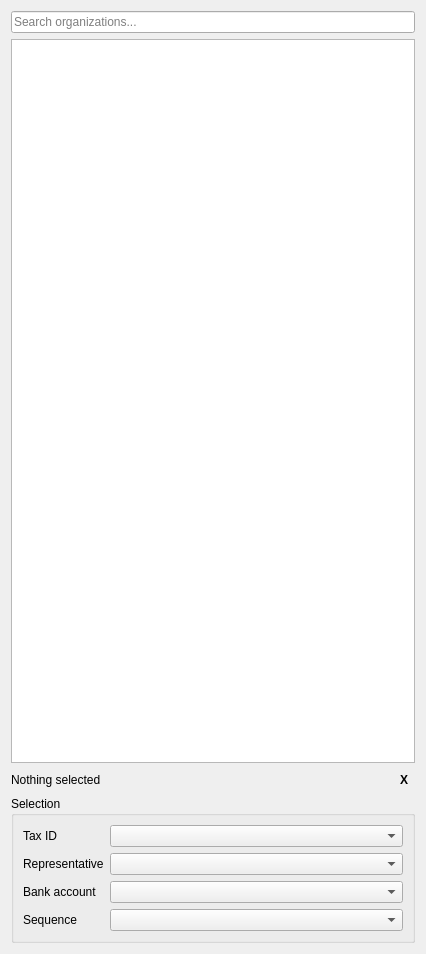
<?xml version="1.0" encoding="UTF-8"?>
<ui version="4.0">
 <class>PartyColumn</class>
 <widget class="QWidget" name="PartyColumn">
  <property name="geometry">
   <rect>
    <x>0</x>
    <y>0</y>
    <width>426</width>
    <height>954</height>
   </rect>
  </property>
  <property name="windowTitle">
   <string>Form</string>
  </property>
  <layout class="QVBoxLayout" name="verticalLayout" stretch="0,1,0,0">
   <item>
    <widget class="QLineEdit" name="search_edit">
     <property name="placeholderText">
      <string>Search organizations...</string>
     </property>
     <property name="clearButtonEnabled">
      <bool>true</bool>
     </property>
    </widget>
   </item>
   <item>
    <widget class="QListWidget" name="organization_list"/>
   </item>
   <item>
    <layout class="QHBoxLayout" name="horizontalLayout">
     <item>
      <widget class="QLabel" name="selection_label">
       <property name="text">
        <string>Nothing selected</string>
       </property>
      </widget>
     </item>
     <item>
      <widget class="QToolButton" name="clear_button">
       <property name="font">
        <font>
         <bold>true</bold>
        </font>
       </property>
       <property name="toolTip">
        <string>Clear selection</string>
       </property>
       <property name="text">
        <string>X</string>
       </property>
       <property name="autoRaise">
        <bool>true</bool>
       </property>
      </widget>
     </item>
    </layout>
   </item>
   <item>
    <widget class="QGroupBox" name="selection_box">
     <property name="title">
      <string>Selection</string>
     </property>
     <layout class="QFormLayout" name="formLayout">
      <item row="0" column="0">
       <widget class="QLabel" name="tax_label">
        <property name="text">
         <string>Tax ID</string>
        </property>
       </widget>
      </item>
      <item row="0" column="1">
       <widget class="QComboBox" name="tax_combo"/>
      </item>
      <item row="1" column="0">
       <widget class="QLabel" name="representative_label">
        <property name="text">
         <string>Representative</string>
        </property>
       </widget>
      </item>
      <item row="1" column="1">
       <widget class="QComboBox" name="representative_combo"/>
      </item>
      <item row="2" column="0">
       <widget class="QLabel" name="bank_label">
        <property name="text">
         <string>Bank account</string>
        </property>
       </widget>
      </item>
      <item row="2" column="1">
       <widget class="QComboBox" name="bank_combo"/>
      </item>
      <item row="3" column="0">
       <widget class="QLabel" name="sequence_label">
        <property name="text">
         <string>Sequence</string>
        </property>
       </widget>
      </item>
      <item row="3" column="1">
       <widget class="QComboBox" name="sequence_combo"/>
      </item>
     </layout>
    </widget>
   </item>
  </layout>
 </widget>
 <resources/>
 <connections/>
</ui>
